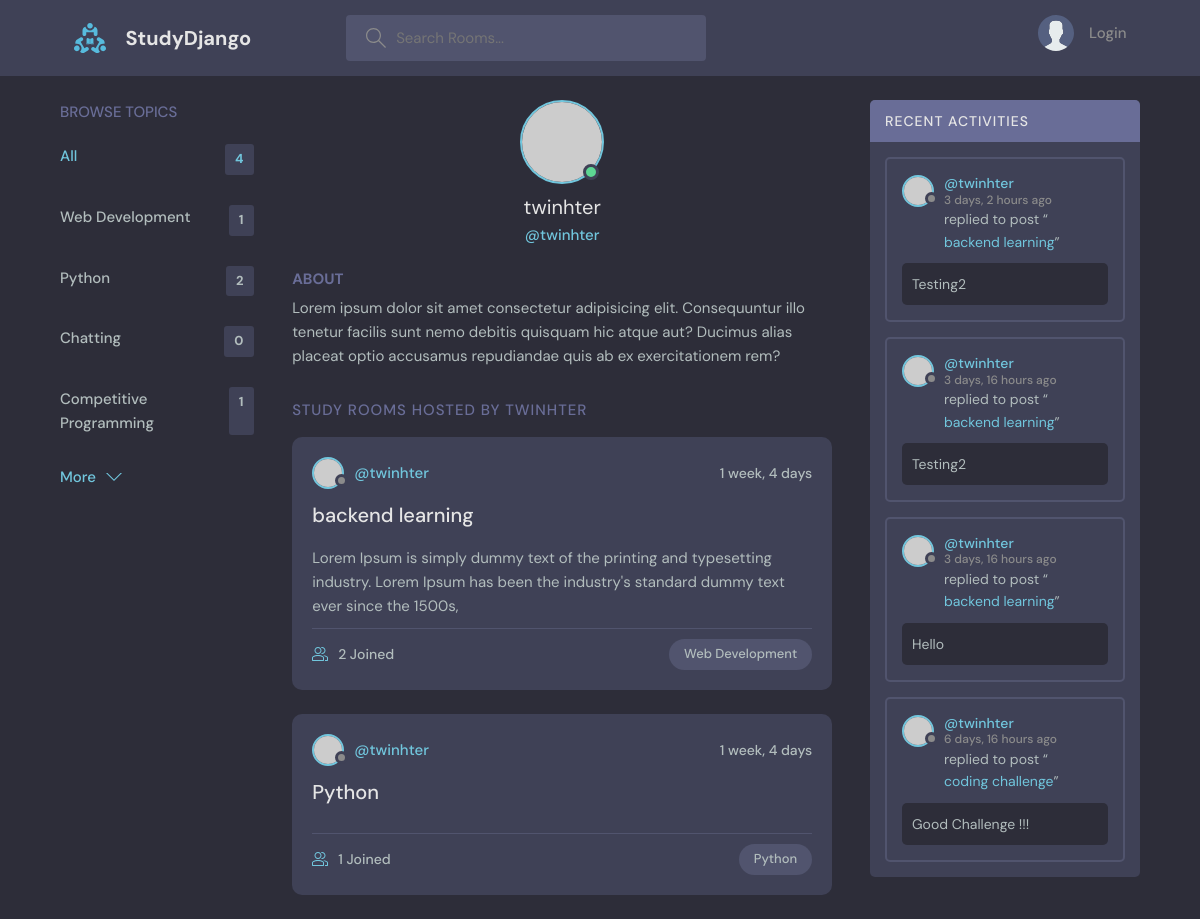
The app's page /profile/1/, older data.
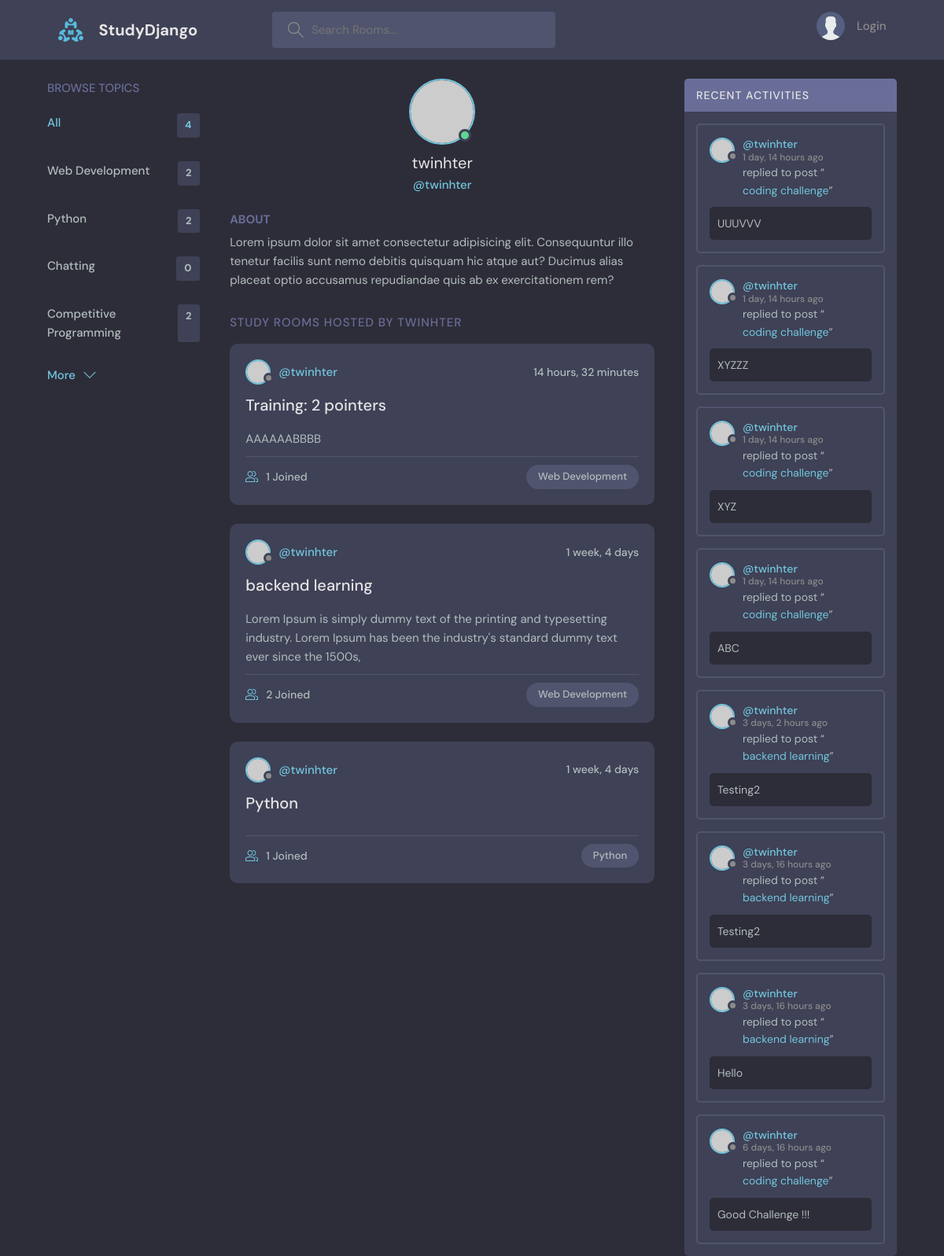
The same page, newer data.
### base/models.py (models this page shows, shortened)
class Topic(models.Model):
    name = models.CharField(max_length = 200)
    def __str__(self) -> str:
        return self.name

class Room(models.Model):
    host = models.ForeignKey(User, on_delete=models.SET_NULL, null=True)
    topic = models.ForeignKey(Topic, on_delete=models.SET_NULL, null=True) # add one (topic) to many (Room) relationship
    name = models.CharField(max_length = 200)
    description = models.TextField(null = True, blank=True)
    participants = models.ManyToManyField(User, related_name='participants', blank=True) # Many to many relationship
    update = models.DateTimeField(auto_now = True)
    created = models.DateTimeField(auto_now_add = True)
    class Meta:
        ordering = ['-update', '-created']

class Message(models.Model):
    user = models.ForeignKey(User, on_delete=models.CASCADE) # Set one (user) to many (message) relationship
    room = models.ForeignKey(Room, on_delete=models.CASCADE) # Set one (room) to many (message) relationship
    body = models.TextField()
    update = models.DateTimeField(auto_now = True)
    created = models.DateTimeField(auto_now_add = True)
    class Meta:
        ordering = ['-update', '-created']
    def __str__(self) -> str:
        return self.body[0:20]

### base/views.py (the view)
# urls.py: path('profile/<str:pk>/', views.userProfile, name = 'profile'),
def userProfile(request, pk):
    user = User.objects.get(id=pk)
    rooms = user.room_set.all()
    room_messages = user.message_set.all()
    topics = Topic.objects.all()
    context = {'user':user, 'rooms': rooms, 'room_messages':room_messages, 'topics':topics}
    return render(request, 'base/profile.html', context)

### base/templates/base/profile.html (shortened to what this page needs)
{% extends 'main.html' %}
{% block content %}
<body>
  <main class="profile-page layout layout--3">
    <div class="container">
      {% include 'base/topic_component.html' %}
      <div class="roomList">
        <div class="profile">
          <div class="profile__avatar">
            <div class="avatar avatar--large active">
              <img src="https://randomuser.me/api/portraits/men/11.jpg" />
            </div>
          </div>
          <div class="profile__info">
            <h3>{{user.username}}</h3>
            <p>@{{user.username}}</p>
          </div>
          <div class="profile__about">
            <h3>About</h3>
            <p>
              Lorem ipsum dolor sit amet consectetur adipisicing elit. Consequuntur illo tenetur
              facilis sunt nemo debitis quisquam hic atque aut? Ducimus alias placeat optio
              accusamus repudiandae quis ab ex exercitationem rem?
            </p>
          </div>
        </div>
        <div class="roomList__header">
          <div>
            <h2>Study Rooms Hosted by {{user.username}}</a>
            </h2>
          </div>
        </div>
        {% include 'base/feed_component.html' %}
      </div>
      {% include 'base/activity_component.html' %}
    </div>
  </main>
</body>
{% endblock %}

### base/templates/base/topic_component.html
<div class="topics">
    <div class="topics__header">
    <h2>Browse Topics</h2>
    </div>
    <ul class="topics__list">
    <li>
        <a href="{% url 'home' %}" class="active">All <span>{{topics.count}}</span></a>
    </li>
    {% for topic in topics %}
    <li>
        <a href="{% url 'home' %}?q={{topic.name}}">{{topic.name}} <span>{{topic.room_set.all.count}}</span></a>
    </li>
    {% endfor %}
    </ul>
    <a class="btn btn--link" href="topics.html">
    More
    <svg version="1.1" xmlns="http://www.w3.org/2000/svg" width="32" height="32" viewBox="0 0 32 32">
        <title>chevron-down</title>
        <path d="M16 21l-13-13h-3l16 16 16-16h-3l-13 13z"></path>
    </svg>
    </a>
</div>

### base/templates/base/feed_component.html (shortened to what this page needs)
{% for room in rooms %}
<div class="roomListRoom">
    <div class="roomListRoom__header">
        <a href="{% url 'profile' room.host.id %}" class="roomListRoom__author">
        <div class="avatar avatar--small">
            <img src="https://randomuser.me/api/portraits/women/11.jpg" />
        </div>
        <span>@{{room.host.username}}</span>
        </a>
        <div class="roomListRoom__actions">
        <span>{{room.created|timesince}}</span>
        </div>
    </div>
    <div class="roomListRoom__content">
        <a href="{% url 'room' room.id %}">{{room.name}}</a>
        <p>
        {{room.description}}
        </p>
    </div>
    <div class="roomListRoom__meta">
        <a href="{% url 'room' room.id %}" class="roomListRoom__joined">
        {{room.participants.all.count}} Joined
        </a>
        <p class="roomListRoom__topic">{{room.topic}}</p>
    </div>
</div>
{% endfor %}

### base/templates/base/activity_component.html (shortened to what this page needs)
<div class="activities">
    <div class="activities__header">
    <h2>Recent Activities</h2>
    </div>
    {% for message in room_messages %}
    <div class="activities__box">
    <div class="activities__boxHeader roomListRoom__header">
        <a href="{% url 'profile' message.user.id %}" class="roomListRoom__author">
        <div class="avatar avatar--small">
            <img src="https://randomuser.me/api/portraits/women/11.jpg" />
        </div>
        <p>
            @{{message.user}}
            <span>{{message.created|timesince}} ago</span>
        </p>
        </a>
    </div>
    <div class="activities__boxContent">
        <p>replied to post “<a href="{% url 'room' message.room.id %}">{{message.room.name}}</a>”</p>
        <div class="activities__boxRoomContent">
        {{message}}
        </div>
    </div>
    </div>
    {% endfor %}
</div>

Row changes from the older to the newer data that the page shows:
computed for Topic "Web Development": room_set.all.count "1" → "2"
computed for Topic "Competitive Programming": room_set.all.count "1" → "2"
added Room: host.username "twinhter", created "14 hours, 32 minutes", name "Training: 2 pointers", description "AAAAAABBBB", participants.all.count "1", topic "Web Development"
added Message: user "twinhter", created "1 day, 14 hours", room.name "coding challenge", body "UUUVVV"
added Message: user "twinhter", created "1 day, 14 hours", room.name "coding challenge", body "XYZZZ"
added Message: user "twinhter", created "1 day, 14 hours", room.name "coding challenge", body "XYZ"
added Message: user "twinhter", created "1 day, 14 hours", room.name "coding challenge", body "ABC"
